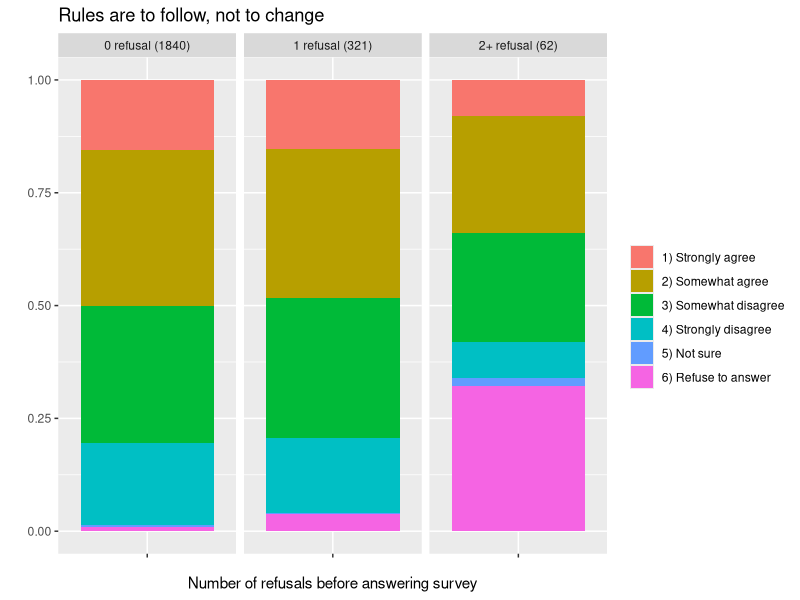
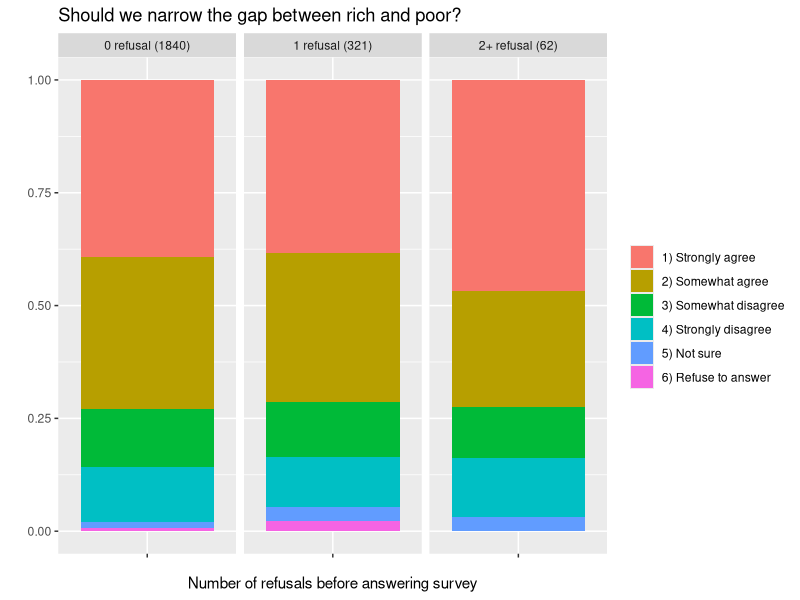
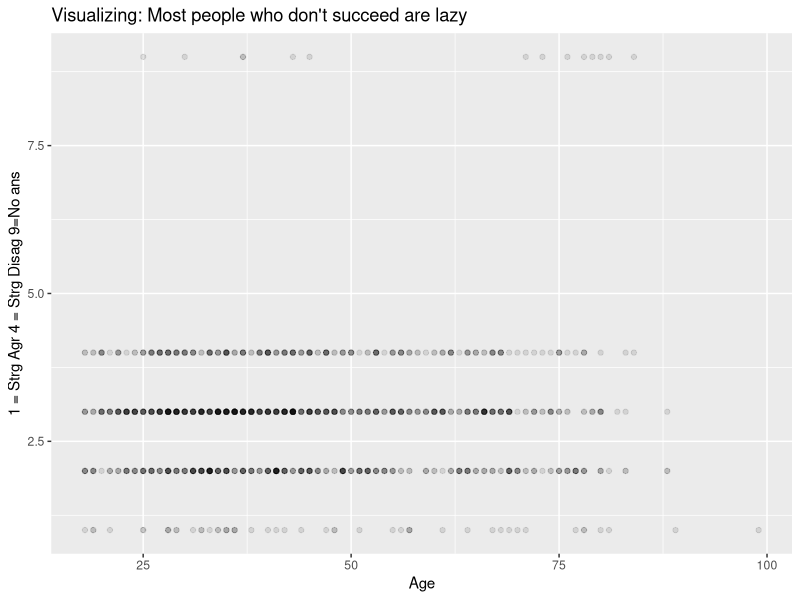

Source code (R) for these figures, in order:
## ---- chunk 1
survey <- read.table(file="data3.txt", sep=",", header=T)
sum(survey$rcnt==0)
sum(survey$rcnt>=2)
## ---- chunk 2
library(ggplot2)
library(sqldf)
test <- read.table(file="data3.txt", sep=",", header=T)
test$con2 <- factor(test$con2) # converts to a categorical variable
test$rcnt <- factor(test$rcnt)

test=sqldf("select CASEID,
  CASE WHEN rcnt==0 THEN '0 refusal (1840)'
       WHEN rcnt==1 THEN '1 refusal (321)'
       WHEN rcnt>=2 THEN '2+ refusal (62)'
  END rcnt,
  CASE WHEN con2==1 THEN '1) Strongly agree' 
       WHEN con2==3 THEN '2) Somewhat agree' 
       WHEN con2==5 THEN '3) Somewhat disagree' 
       WHEN con2==7 THEN '4) Strongly disagree' 
       WHEN con2==8 THEN '5) Not sure' 
       WHEN con2==9 THEN '6) Refuse to answer' 
  END con2 from test")

p = ggplot(data=test, aes(x="", stat="bin", fill=con2)) + geom_bar(position="fill")
p = p + ggtitle("Rules are to follow, not to change") + ylab("") + labs(fill='') + xlab("Number of refusals before answering survey")
p = p + facet_grid(facets=. ~ rcnt) # Side by side bar chart
p
## ---- chunk 3
test2 <- read.table(file="data3.txt", sep=",", header=T)
test2$ef5 <- factor(test2$ef5) # converts to a categorical variable
test2$rcnt <- factor(test2$rcnt)

test2=sqldf("select CASEID,
  CASE WHEN rcnt==0 THEN '0 refusal (1840)'
       WHEN rcnt==1 THEN '1 refusal (321)'
       WHEN rcnt>=2 THEN '2+ refusal (62)'
  END rcnt,
  CASE WHEN ef5==1 THEN '1) Strongly agree' 
       WHEN ef5==3 THEN '2) Somewhat agree' 
       WHEN ef5==5 THEN '3) Somewhat disagree' 
       WHEN ef5==7 THEN '4) Strongly disagree' 
       WHEN ef5==8 THEN '5) Not sure' 
       WHEN ef5==9 THEN '6) Refuse to answer' 
  END ef5 from test2")

p = ggplot(data=test2, aes(x="", stat="bin", fill=ef5)) + geom_bar(position="fill")
p = p + ggtitle("Should we narrow the gap between rich and poor?") + ylab("") + labs(fill='') + xlab("Number of refusals before answering survey")
p = p + facet_grid(facets=. ~ rcnt) # Side by side bar chart
p
## ---- chunk 4
library(ggplot2)
msurvey <- survey[!is.na(survey$m4a),]
df <- data.frame(x=msurvey$age, y=msurvey$m4a)

plt = ggplot(df,aes(x=x,y=y)) + geom_point(alpha = 0.1)
plt = plt + ggtitle("Visualizing: Most people who don't succeed are lazy") + ylab("1 = Strg Agr 4 = Strg Disag 9=No ans") + xlab("Age")
plt
## ---- chunk 5
df <- table(survey$m4a)
names(df) <- c("Strg Agr", "Smwat Agr", "Smwat Disag", "Strg Disag", "No Ans")
df
## ---- chunk 6
#split(survey, cut(survey$age, c(18, 28, 38, 48, 58, 68, 78, 88, 150), include.lowest=TRUE))
msurvey <- survey[!is.na(survey$m4a),]
#split(msurvey, cut(msurvey$age, c(18, 28, 38, 48, 58, 68, 78, 88, 150), include.lowest=TRUE))
msurvey[msurvey$age>=18 & msurvey$age<=28 & msurvey$m4a<=2,]
msurvey[msurvey$age>=29 & msurvey$age<=38 & msurvey$m4a<=2,]
msurvey[msurvey$age>=39 & msurvey$age<=48 & msurvey$m4a<=2,]
msurvey[msurvey$age>=49 & msurvey$age<=58 & msurvey$m4a<=2,]
msurvey[msurvey$age>=59 & msurvey$age<=68 & msurvey$m4a<=2,]
msurvey[msurvey$age>=69 & msurvey$age<=78 & msurvey$m4a<=2,]
msurvey[msurvey$age>=79 & msurvey$age<=88 & msurvey$m4a<=2,]
msurvey[msurvey$age>=89 & msurvey$age<=150 & msurvey$m4a<=2,]
## ---- chunk 7
sam_to_resp <- c(444, 606, 466, 259, 221, 159, 52, 16, 
                 213, 320, 256, 148, 136, 95, 28, 2,
                 66, 103, 76, 54, 36, 45, 10, 2) 
colname <- c("18~28", "29~38", "39~48", "49~58", "59~68", "69~78", "79~88", "89+")
rowname <- c("Total Sample", "Respondents", "Respondents who agreed")
age_dist <- matrix(sam_to_resp, nrow=3, ncol=8, byrow=TRUE, dimnames=list(rowname, colname))
age_dist
